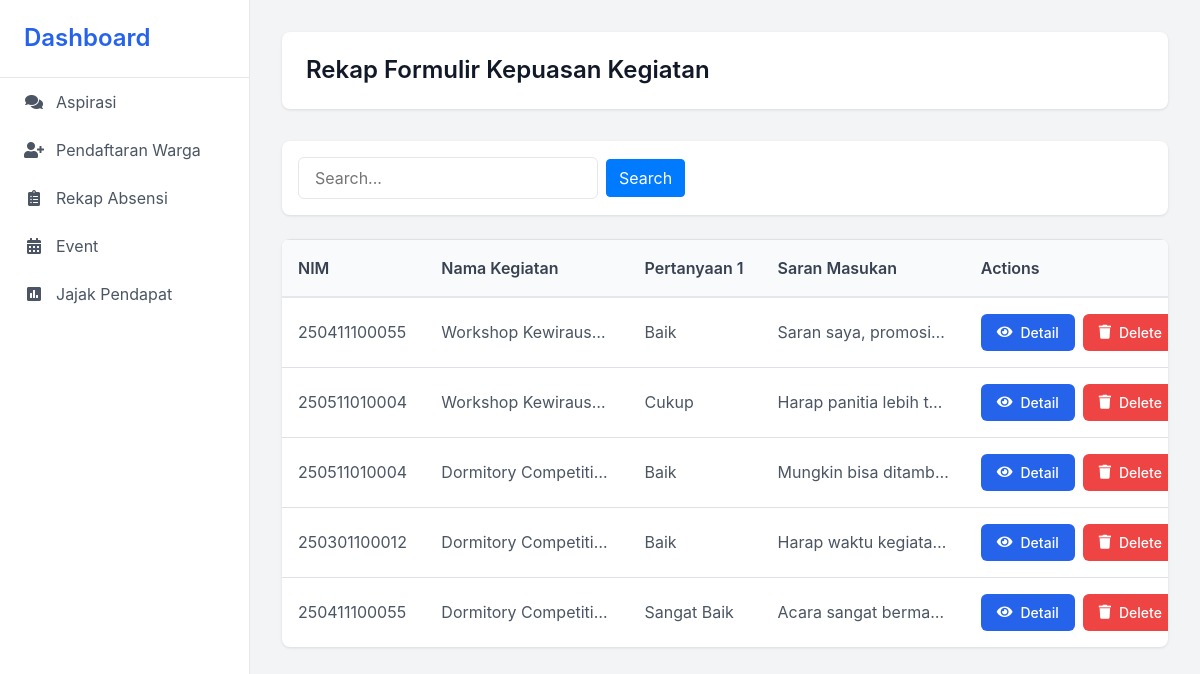
/app/ketua/RekapForm/puas-kegiatan.php, run on the app's committed database.
### tables this page shows
CREATE TABLE `formulir_kegiatan` (
  `id_formulir_kegiatan` int(11) NOT NULL,
  `id_kegiatan` int(11) DEFAULT NULL,
  `nim` varchar(12) DEFAULT NULL,
  `pertanyaan1` varchar(255) DEFAULT NULL,
  `pertanyaan2` varchar(255) DEFAULT NULL,
  `pertanyaan3` varchar(255) DEFAULT NULL,
  `pertanyaan4` varchar(255) DEFAULT NULL,
  `pertanyaan5` varchar(255) DEFAULT NULL,
  `saran_masukan` text DEFAULT NULL
);

CREATE TABLE `warga` (
  `nim` varchar(12) NOT NULL,
  `id_extra` int(11) DEFAULT NULL,
  `nim_pengurus` varchar(12) DEFAULT NULL,
  `nama` varchar(255) DEFAULT NULL,
  `no_hp` varchar(12) DEFAULT NULL,
  `password` varchar(255) DEFAULT NULL,
  `kamar` varchar(12) DEFAULT NULL,
  `foto_warga` varchar(255) DEFAULT NULL,
  `email` varchar(255) DEFAULT NULL,
  `gedung` varchar(12) DEFAULT NULL,
  `prodi` varchar(255) DEFAULT NULL
);

CREATE TABLE `kegiatan` (
  `nama_kegiatan` varchar(255) DEFAULT NULL,
  `id_kegiatan` int(11) NOT NULL,
  `tanggal_kegiatan` datetime DEFAULT NULL,
  `created_at` timestamp NOT NULL DEFAULT current_timestamp() ON UPDATE current_timestamp(),
  `deskripsi` longtext DEFAULT NULL,
  `foto_pamflet` varchar(255) DEFAULT NULL,
  `tempat` varchar(255) DEFAULT NULL
);

### app/ketua/RekapForm/puas-kegiatan.php (the view, shortened to what this page needs)
<?php
require_once 'config.php';
$records_per_page = 10;
$page = isset($_GET['page']) ? (int)$_GET['page'] : 1;
$offset = ($page - 1) * $records_per_page;
$searchCondition = '';
$params = [];
try {
    $query = "
        SELECT
            f.id_formulir_kegiatan,
            w.nim,
            k.nama_kegiatan,
            f.pertanyaan1,
            f.pertanyaan2,
            f.pertanyaan3,
            f.pertanyaan4,
            f.pertanyaan5,
            f.saran_masukan
        FROM formulir_kegiatan f
        JOIN warga w ON f.nim = w.nim
        JOIN kegiatan k ON f.id_kegiatan = k.id_kegiatan
        $searchCondition
        ORDER BY f.id_formulir_kegiatan DESC
        LIMIT $records_per_page OFFSET $offset
    ";
    $stmt = $pdo->prepare($query);
    $stmt->execute($params);
    $forms = $stmt->fetchAll(PDO::FETCH_ASSOC);
} catch(PDOException $e) {
    echo "Error: " . $e->getMessage();
}
function truncateText($text, $length = 50) {
    if (strlen($text) > $length) {
        return substr($text, 0, $length) . '...';
    }
    return $text;
}
?>
<!DOCTYPE html>
<html lang="en">
<head>
    <link href="https://stackpath.bootstrapcdn.com/bootstrap/4.5.2/css/bootstrap.min.css" rel="stylesheet">
    <link href="https://cdnjs.cloudflare.com/ajax/libs/font-awesome/5.15.4/css/all.min.css" rel="stylesheet">
</head>
<body>
    <div class="sidebar">
        <div class="sidebar-header">
            <h4>Dashboard</h4>
        </div>
        <a href="aspirasi.php" class="nav-item">
            <i class="fas fa-comments"></i>
            Aspirasi
        </a>
        <a href="#" class="nav-item">
            <i class="fas fa-user-plus"></i>
            Pendaftaran Warga
        </a>
        <a href="#" class="nav-item">
            <i class="fas fa-clipboard-list"></i>
            Rekap Absensi
        </a>
        <a href="#" class="nav-item">
            <i class="fas fa-calendar-alt"></i>
            Event
        </a>
        <a href="#" class="nav-item">
            <i class="fas fa-poll"></i>
            Jajak Pendapat
        </a>
    </div>
    <div class="main-content">
        <div class="page-header">
            <h1 class="page-title">Rekap Formulir Kepuasan Kegiatan</h1>
        </div>
        <div class="search-container">
            <form method="GET" class="d-flex align-items-center">
                <input type="text" name="search" class="search-input" placeholder="Search..."
                    value="<?php echo isset($_GET['search']) ? htmlspecialchars($_GET['search']) : ''; ?>">
                <button type="submit" class="btn btn-primary ml-2">Search</button>
            </form>
        </div>
        <div class="custom-table">
            <table class="table">
                <thead>
                    <tr>
                        <th>NIM</th>
                        <th>Nama Kegiatan</th>
                        <th>Pertanyaan 1</th>
                        <th>Saran Masukan</th>
                        <th>Actions</th>
                    </tr>
                </thead>
                <tbody>
                    <?php if (!empty($forms)): ?>
                        <?php foreach ($forms as $form): ?>
                        <tr>
                            <td><?= htmlspecialchars($form['nim']) ?></td>
                            <td class="truncate-text" data-full-text="<?= htmlspecialchars($form['nama_kegiatan']) ?>">
                                <?= truncateText($form['nama_kegiatan'], 30) ?>
                            </td>
                            <td class="truncate-text" data-full-text="<?= htmlspecialchars($form['pertanyaan1']) ?>">
                                <?= truncateText($form['pertanyaan1'], 40) ?>
                            </td>
                            <td class="truncate-text" data-full-text="<?= htmlspecialchars($form['saran_masukan']) ?>">
                                <?= truncateText($form['saran_masukan'], 40) ?>
                            </td>
                            <td>
                                <div class="action-buttons">
                                    <a href="detail_kegiatan.php?id=<?= $form['id_formulir_kegiatan'] ?>" class="btn btn-action btn-detail">
                                        <i class="fas fa-eye"></i> Detail
                                    </a>
                                    <form action="" method="POST" class="d-inline">
                                        <button type="submit" name="delete" class="btn btn-action btn-delete"
                                                onclick="return confirm('Are you sure you want to delete this record?')">
                                            <i class="fas fa-trash"></i> Delete
                                        </button>
                                    </form>
                                </div>
                            </td>
                        </tr>
                        <?php endforeach; ?>
                    <?php else: ?>
                        <tr>
                            <td colspan="5" class="text-center">No records found</td>
                        </tr>
                    <?php endif; ?>
                </tbody>
            </table>
        </div>
    </div>
</body>
</html>

### app/ketua/RekapForm/puas-kegiatan.php (style rules this page uses)
:root { --primary-color: #2563eb; --sidebar-width: 250px; --header-height: 60px; }
body { font-family: 'Inter', sans-serif; background-color: #f3f4f6; margin: 0; padding: 0; }
.sidebar { height: 100vh; width: var(--sidebar-width); background: white; position: fixed; left: 0; top: 0; border-right: 1px solid #e5e7eb; z-index: 1000; }
.sidebar-header { padding: 1.5rem; border-bottom: 1px solid #e5e7eb; }
.sidebar-header h4 { color: var(--primary-color); font-weight: 600; margin: 0; }
.nav-item { padding: 0.75rem 1.5rem; color: #4b5563; display: flex; align-items: center; text-decoration: none; transition: all 0.3s ease; }
.nav-item i { margin-right: 0.75rem; width: 20px; text-align: center; }
.main-content { margin-left: var(--sidebar-width); padding: 2rem; }
.page-header { background: white; padding: 1.5rem; border-radius: 0.5rem; box-shadow: 0 1px 3px rgba(0, 0, 0, 0.1); margin-bottom: 2rem; }
.page-title { font-size: 1.5rem; color: #111827; font-weight: 600; margin: 0; }
.custom-table { background: white; border-radius: 0.5rem; overflow: hidden; box-shadow: 0 1px 3px rgba(0, 0, 0, 0.1); }
.table { margin-bottom: 0; }
.table thead th { background-color: #f9fafb; color: #374151; font-weight: 600; border-bottom: 2px solid #e5e7eb; padding: 1rem; }
.table tbody td { padding: 1rem; color: #4b5563; vertical-align: middle; }
.table td { max-width: 200px; overflow: hidden; text-overflow: ellipsis; white-space: nowrap; }
.truncate-text { position: relative; cursor: pointer; }
.action-buttons { display: flex; gap: 0.5rem; }
.btn-action { padding: 0.5rem 1rem; border-radius: 0.375rem; font-weight: 500; font-size: 0.875rem; display: inline-flex; align-items: center; gap: 0.5rem; border: none; cursor: pointer; }
.btn-detail { background-color: var(--primary-color); color: white; }
.btn-delete { background-color: #ef4444; color: white; }
.search-container { background: white; border-radius: 0.5rem; padding: 1rem; margin-bottom: 1.5rem; box-shadow: 0 1px 3px rgba(0, 0, 0, 0.1); }
.search-input { border: 1px solid #e5e7eb; border-radius: 0.375rem; padding: 0.5rem 1rem; width: 100%; max-width: 300px; }

### data on the page
formulir_kegiatan: nim.nim "250411100055", id_kegiatan.nama_kegiatan "Workshop Kewiraus…", pertanyaan1 "Baik", saran_masukan "Saran saya, promosi…"
formulir_kegiatan: nim.nim "250511010004", id_kegiatan.nama_kegiatan "Workshop Kewiraus…", pertanyaan1 "Cukup", saran_masukan "Harap panitia lebih t…"
formulir_kegiatan: nim.nim "250511010004", id_kegiatan.nama_kegiatan "Dormitory Competition", pertanyaan1 "Baik", saran_masukan "Mungkin bisa ditam…"
formulir_kegiatan: nim.nim "250301100012", id_kegiatan.nama_kegiatan "Dormitory Competition", pertanyaan1 "Baik", saran_masukan "Harap waktu kegiata…"
formulir_kegiatan: nim.nim "250411100055", id_kegiatan.nama_kegiatan "Dormitory Competition", pertanyaan1 "Sangat Baik", saran_masukan "Acara sangat berma…"
